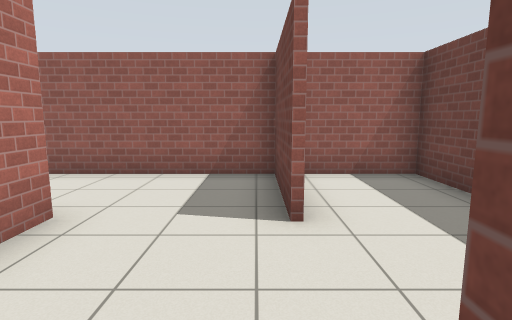
view 1 (above)

24 first-person views from a walk through a Gazebo world. The camera is 1.2 m above the floor, tilts 8° down and sees 80° across. The floor is counted in squares, 1 m on a side. Each view is taken from the middle of a square. On the plan, view 1 faces up. The plan holds only what a view shows up to about 13 squares ahead; the rest is blank. Simple patterns stand in for the simulator's built-in surfaces. Some stock models are drawn as simple stand-ins.

view 2
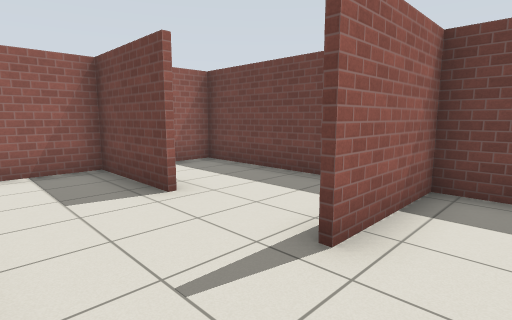

view 3
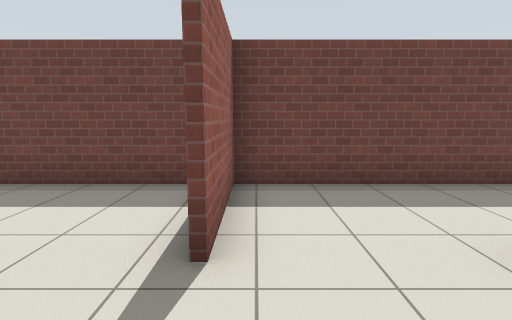

view 4
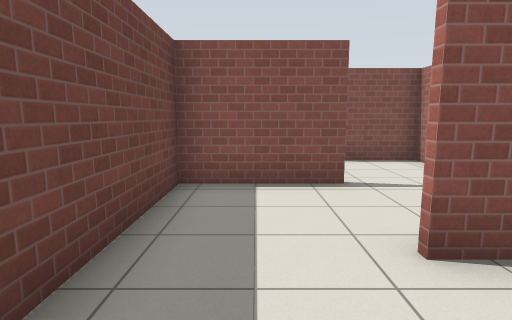

view 5
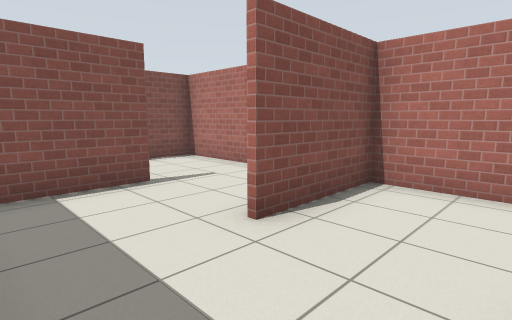

view 6
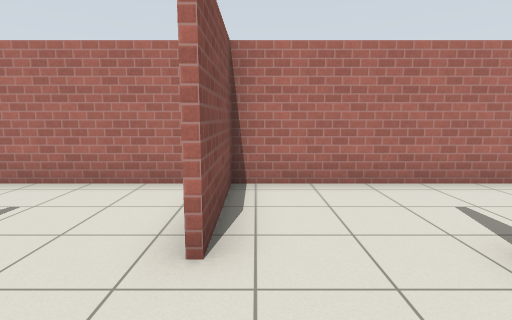

view 7
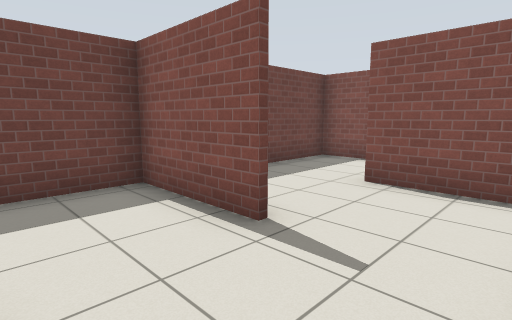

view 8
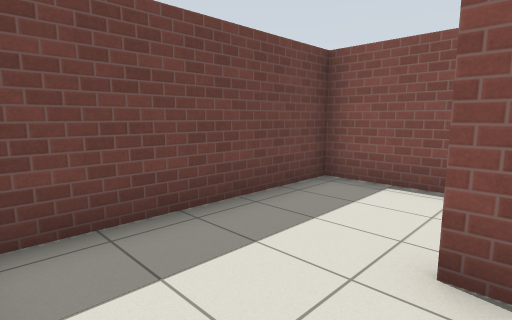

view 9
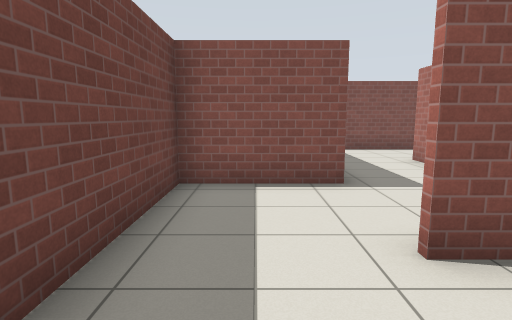

view 10
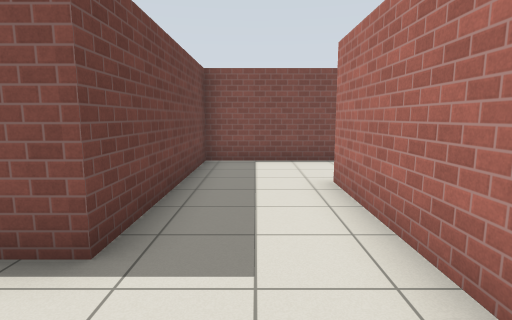

view 11
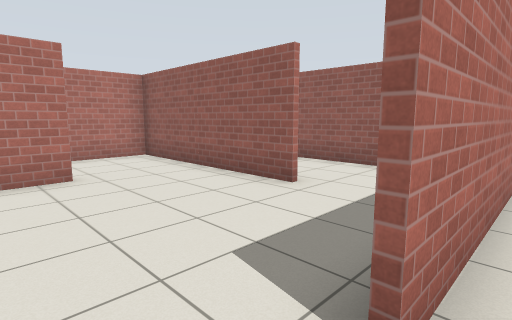

view 12
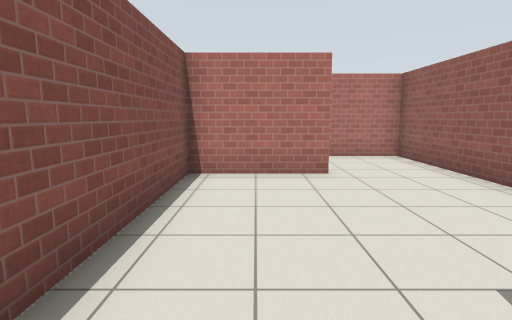

view 13
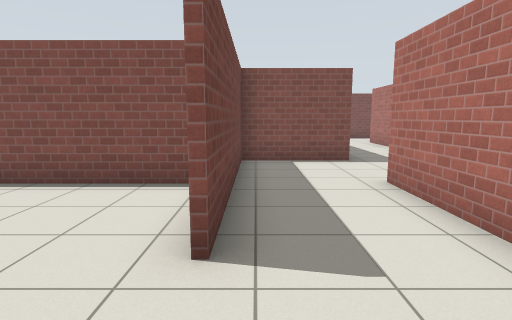

view 14
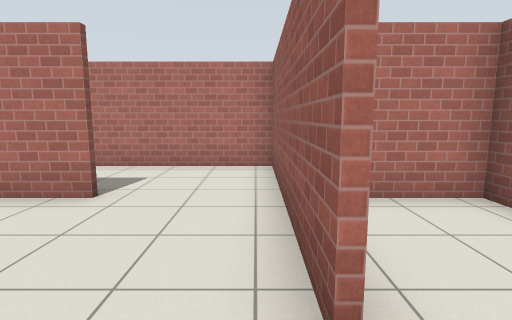

view 15
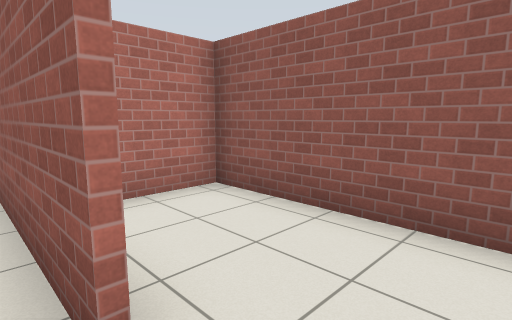

view 16
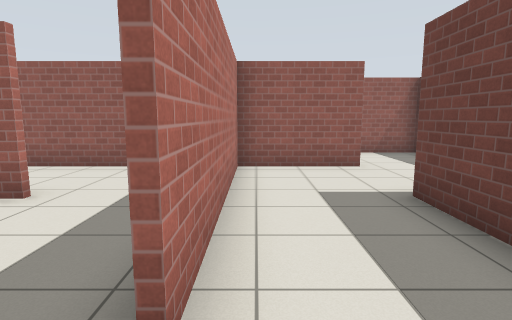

view 17
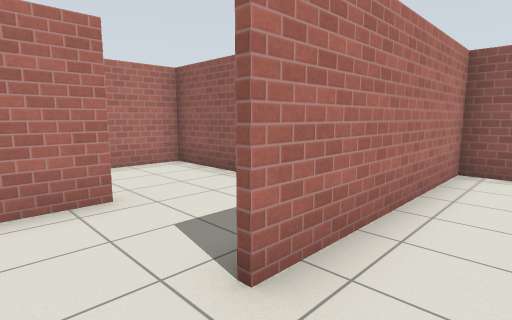

view 18
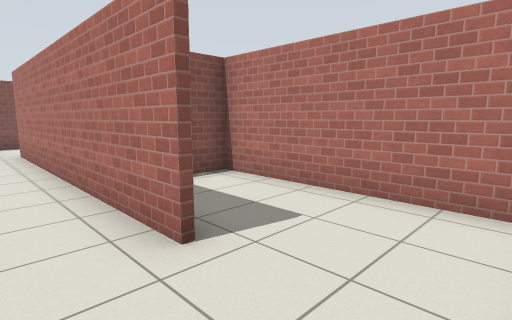

view 19
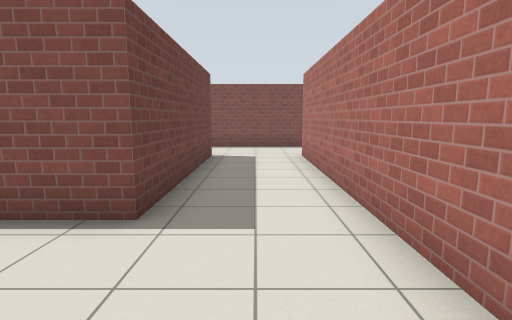

view 20
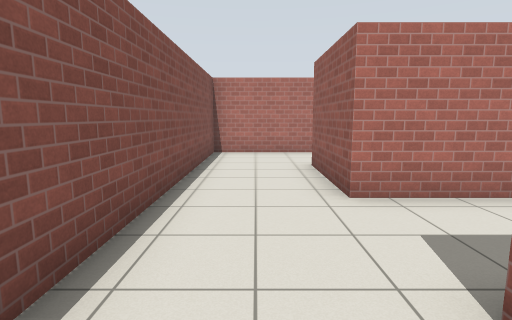

view 21
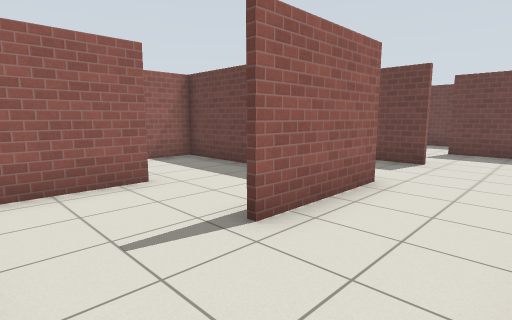

view 22
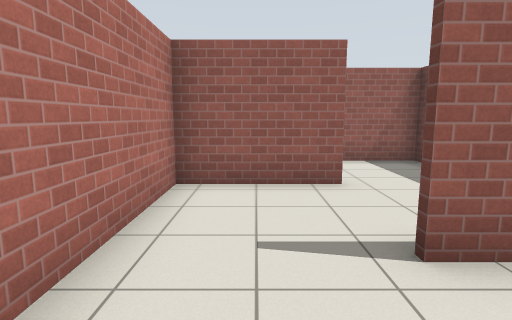

view 23
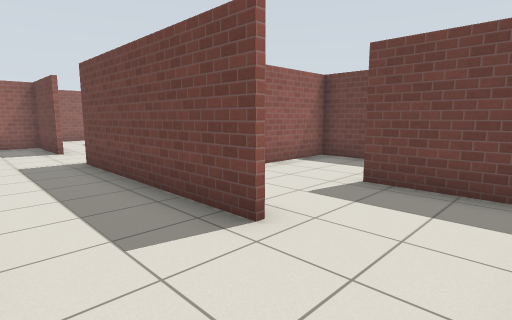

view 24
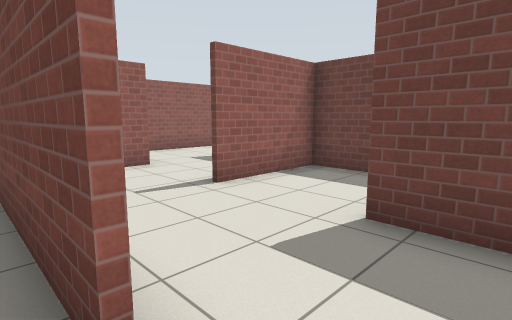

### Floor plan
Points are (right, up) in squares from view 1. A wall is a line through its corners. A room is listed if a view was taken in it or the views show most of it. See-through windows are left out.
Room 1 (views 1, 2, 3, 4, 5, 6, 7, 8, 9)
walls: (0.4, -5.4) (3.5, -5.4); (3.5, 0.4) (0.4, 0.4); (-2.5, -3.3) (-2.5, -8); (3.5, -5.6) (1.5, -5.6); (-2.5, 3.6) (-2.5, -2.4) (0.6, -2.4); (0.6, -8.6) (-0.6, -8.6); (-2.5, -8.4) (0.6, -8.4); (0.4, -11.4) (3.4, -11.4) (3.4, 6.4) (-0.1, 6.4)
ways out: opening at (0, -9.5) to room 2; opening at (-1.5, 4)
Room 2 (views 10, 11, 12, 16)
walls: (-0.6, -8.6) (-2.5, -8.6); (-3.5, -17.4) (0.4, -17.4) (0.4, -11.4); (-2.5, -8) (-2.5, -14.6)
ways out: opening at (0, -9.5) to room 1; opening at (-3, -15.5) to room 3
Room 3 (views 13, 14, 15, 17)
walls: (-8.4, -14.4) (-8.4, -17.4) (-3.5, -17.4); (-5.4, -11.6) (-11.4, -11.6) (-11.4, -17.6); (-11.6, -20.4) (-8.6, -20.4) (-8.6, -14.4)
ways out: opening at (-3, -15.5) to room 2; opening at (-12, -18.5) to room 4; opening at (-4.5, -11) to room 5
Room 4 (views 18, 19, 20, 21, 22, 23, 24)
walls: (-17.4, -23.6) (-20.4, -23.6) (-20.4, -29.4) (-11.1, -29.4); (-11.6, -26.6) (-11.6, -20.4); (-14.5, -17.4) (-14.5, -26.6) (-17.6, -26.6); (-11.6, -17.6) (-11.6, -14.6) (-12.8, -14.6); (-8.6, -28.6) (-8.6, -27.6); (-15, -14.6) (-17.5, -14.6) (-17.5, -20.4) (-16.5, -20.4)
ways out: opening at (-12, -18.5) to room 3; opening at (-16.5, -23) to room 6; opening at (-10.5, -27)
Room 5 (no view inside)
walls: (-4.1, -8.6) (-8.4, -8.6) (-8.4, -10.4)
ways out: opening at (-4.5, -11) to room 3
Room 6 (no view inside)
walls: (-14.6, -23.4) (-14.6, -20.6) (-16.6, -20.6)
ways out: opening at (-16.5, -23) to room 4

Positions as (right, up) in squares from view 1, and headings:
1: (0, 0), facing up
2: (-2, -1), facing up-right
3: (-2, 0), facing right
4: (2, 0), facing down
5: (3, 0), facing down-left
6: (3, -2), facing left
7: (-2, -3), facing down-right
8: (0, -6), facing down-right
9: (2, -6), facing down
10: (-1, -9), facing down
11: (-2, -16), facing up-left
12: (-2, -16), facing left
13: (-9, -12), facing down
14: (-4, -12), facing left
15: (-4, -12), facing up-left
16: (-2, -16), facing up
17: (-10, -19), facing up-left
18: (-13, -15), facing down-left
19: (-13, -17), facing down
20: (-10, -28), facing left
21: (-20, -29), facing up-right
22: (-19, -29), facing up
23: (-14, -29), facing up-right
24: (-12, -28), facing up-right
